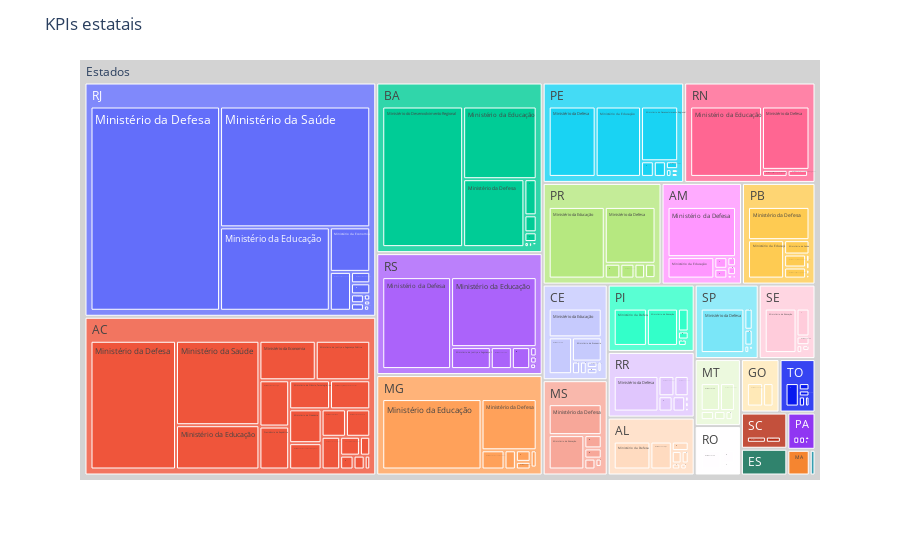

This figure's notebook cell:
### Code cell
import plotly.express as px
 
fig = px.treemap(dict(dd2),path=[px.Constant('Estados'),dd2['UF'],'Nome Órgão Superior'],
                 values='Total',
                 labels=['Estados'],maxdepth=3)
 #           values='Total de Licitações')
fig.update_layout(uniformtext_minsize=14)
fig.update_traces(root_color="lightgrey")
fig.update_layout(
    title_text='KPIs estatais'
)
fig.show()

### Figure 1 — Plotly figure (JSON) as saved in the notebook; plotly's stock layout.template omitted (floating-point values rounded to 4 significant figures; data arrays with more than 128 entries replaced by an {"elided": "..."} marker saying what was removed)
{"data": [{"branchvalues": "total", "domain": {"x": [0, 1], "y": [0, 1]}, "hovertemplate": "labels=%{label}<br>Total=%{value}<br>parent=%{parent}<br>id=%{id}<extra></extra>", "ids": {"elided": "251 str values"}, "labels": {"elided": "251 str values"}, "maxdepth": 3, "name": "", "parents": {"elided": "251 str values"}, "root": {"color": "lightgrey"}, "type": "treemap", "values": {"elided": "251 float values"}}], "layout": {"legend": {"tracegroupgap": 0}, "margin": {"t": 60}, "title": {"text": "KPIs estatais"}, "uniformtext": {"minsize": 14}}}
